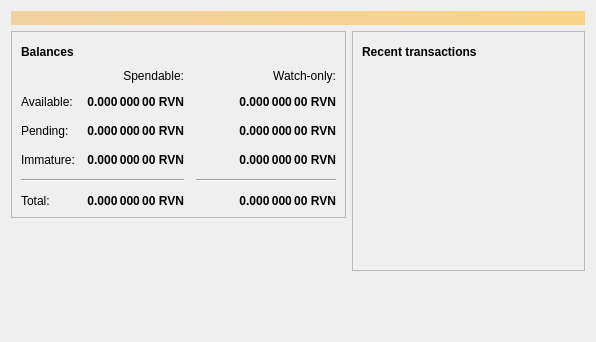
<?xml version="1.0" encoding="UTF-8"?>
<ui version="4.0">
 <class>OverviewPage</class>
 <widget class="QWidget" name="OverviewPage">
  <property name="geometry">
   <rect>
    <x>0</x>
    <y>0</y>
    <width>596</width>
    <height>342</height>
   </rect>
  </property>
  <property name="windowTitle">
   <string>Form</string>
  </property>
  <layout class="QVBoxLayout" name="topLayout">
   <item>
    <widget class="QLabel" name="labelAlerts">
     <property name="visible">
      <bool>false</bool>
     </property>
     <property name="styleSheet">
      <string notr="true">QLabel { background-color: qlineargradient(x1: 0, y1: 0, x2: 1, y2: 0, stop:0 #F0D0A0, stop:1 #F8D488); color:#000000; }</string>
     </property>
     <property name="wordWrap">
      <bool>true</bool>
     </property>
     <property name="margin">
      <number>3</number>
     </property>
     <property name="textInteractionFlags">
      <set>Qt::TextSelectableByMouse</set>
     </property>
    </widget>
   </item>
   <item>
    <layout class="QHBoxLayout" name="horizontalLayout" stretch="1,1">
     <item>
      <layout class="QVBoxLayout" name="verticalLayout_2">
       <item>
        <widget class="QFrame" name="frame">
         <property name="frameShape">
          <enum>QFrame::StyledPanel</enum>
         </property>
         <property name="frameShadow">
          <enum>QFrame::Raised</enum>
         </property>
         <layout class="QVBoxLayout" name="verticalLayout_4">
          <item>
           <layout class="QHBoxLayout" name="horizontalLayout_4">
            <item>
             <widget class="QLabel" name="label_5">
              <property name="font">
               <font>
                <weight>75</weight>
                <bold>true</bold>
               </font>
              </property>
              <property name="text">
               <string>Balances</string>
              </property>
             </widget>
            </item>
            <item>
             <widget class="QPushButton" name="labelWalletStatus">
              <property name="enabled">
               <bool>true</bool>
              </property>
              <property name="maximumSize">
               <size>
                <width>30</width>
                <height>16777215</height>
               </size>
              </property>
              <property name="toolTip">
               <string>The displayed information may be out of date. Your wallet automatically synchronizes with the Carrot network after a connection is established, but this process has not completed yet.</string>
              </property>
              <property name="text">
               <string/>
              </property>
              <property name="icon">
               <iconset resource="../carrot.qrc">
                <normaloff>:/icons/warning</normaloff>
                <disabledoff>:/icons/warning</disabledoff>:/icons/warning</iconset>
              </property>
              <property name="iconSize">
               <size>
                <width>24</width>
                <height>24</height>
               </size>
              </property>
              <property name="flat">
               <bool>true</bool>
              </property>
             </widget>
            </item>
            <item>
             <spacer name="horizontalSpacer_3">
              <property name="orientation">
               <enum>Qt::Horizontal</enum>
              </property>
              <property name="sizeHint" stdset="0">
               <size>
                <width>40</width>
                <height>20</height>
               </size>
              </property>
             </spacer>
            </item>
           </layout>
          </item>
          <item>
           <layout class="QGridLayout" name="gridLayout">
            <property name="spacing">
             <number>12</number>
            </property>
            <item row="2" column="2">
             <widget class="QLabel" name="labelWatchPending">
              <property name="font">
               <font>
                <weight>75</weight>
                <bold>true</bold>
               </font>
              </property>
              <property name="cursor">
               <cursorShape>IBeamCursor</cursorShape>
              </property>
              <property name="toolTip">
               <string>Unconfirmed transactions to watch-only addresses</string>
              </property>
              <property name="text">
               <string notr="true">0.000 000 00 RVN</string>
              </property>
              <property name="alignment">
               <set>Qt::AlignRight|Qt::AlignTrailing|Qt::AlignVCenter</set>
              </property>
              <property name="textInteractionFlags">
               <set>Qt::LinksAccessibleByMouse|Qt::TextSelectableByKeyboard|Qt::TextSelectableByMouse</set>
              </property>
             </widget>
            </item>
            <item row="2" column="1">
             <widget class="QLabel" name="labelUnconfirmed">
              <property name="font">
               <font>
                <weight>75</weight>
                <bold>true</bold>
               </font>
              </property>
              <property name="cursor">
               <cursorShape>IBeamCursor</cursorShape>
              </property>
              <property name="toolTip">
               <string>Total of transactions that have yet to be confirmed, and do not yet count toward the spendable balance</string>
              </property>
              <property name="text">
               <string notr="true">0.000 000 00 RVN</string>
              </property>
              <property name="alignment">
               <set>Qt::AlignRight|Qt::AlignTrailing|Qt::AlignVCenter</set>
              </property>
              <property name="textInteractionFlags">
               <set>Qt::LinksAccessibleByMouse|Qt::TextSelectableByKeyboard|Qt::TextSelectableByMouse</set>
              </property>
             </widget>
            </item>
            <item row="3" column="2">
             <widget class="QLabel" name="labelWatchImmature">
              <property name="font">
               <font>
                <weight>75</weight>
                <bold>true</bold>
               </font>
              </property>
              <property name="cursor">
               <cursorShape>IBeamCursor</cursorShape>
              </property>
              <property name="toolTip">
               <string>Mined balance in watch-only addresses that has not yet matured</string>
              </property>
              <property name="text">
               <string notr="true">0.000 000 00 RVN</string>
              </property>
              <property name="alignment">
               <set>Qt::AlignRight|Qt::AlignTrailing|Qt::AlignVCenter</set>
              </property>
              <property name="textInteractionFlags">
               <set>Qt::LinksAccessibleByMouse|Qt::TextSelectableByKeyboard|Qt::TextSelectableByMouse</set>
              </property>
             </widget>
            </item>
            <item row="4" column="0" colspan="2">
             <widget class="Line" name="line">
              <property name="orientation">
               <enum>Qt::Horizontal</enum>
              </property>
             </widget>
            </item>
            <item row="4" column="2">
             <widget class="Line" name="lineWatchBalance">
              <property name="sizePolicy">
               <sizepolicy hsizetype="Preferred" vsizetype="Fixed">
                <horstretch>0</horstretch>
                <verstretch>0</verstretch>
               </sizepolicy>
              </property>
              <property name="minimumSize">
               <size>
                <width>140</width>
                <height>0</height>
               </size>
              </property>
              <property name="orientation">
               <enum>Qt::Horizontal</enum>
              </property>
             </widget>
            </item>
            <item row="5" column="0">
             <widget class="QLabel" name="labelTotalText">
              <property name="text">
               <string>Total:</string>
              </property>
             </widget>
            </item>
            <item row="3" column="1">
             <widget class="QLabel" name="labelImmature">
              <property name="font">
               <font>
                <weight>75</weight>
                <bold>true</bold>
               </font>
              </property>
              <property name="cursor">
               <cursorShape>IBeamCursor</cursorShape>
              </property>
              <property name="toolTip">
               <string>Mined balance that has not yet matured</string>
              </property>
              <property name="text">
               <string notr="true">0.000 000 00 RVN</string>
              </property>
              <property name="alignment">
               <set>Qt::AlignRight|Qt::AlignTrailing|Qt::AlignVCenter</set>
              </property>
              <property name="textInteractionFlags">
               <set>Qt::LinksAccessibleByMouse|Qt::TextSelectableByKeyboard|Qt::TextSelectableByMouse</set>
              </property>
             </widget>
            </item>
            <item row="2" column="3">
             <spacer name="horizontalSpacer_2">
              <property name="orientation">
               <enum>Qt::Horizontal</enum>
              </property>
              <property name="sizeHint" stdset="0">
               <size>
                <width>40</width>
                <height>20</height>
               </size>
              </property>
             </spacer>
            </item>
            <item row="3" column="0">
             <widget class="QLabel" name="labelImmatureText">
              <property name="text">
               <string>Immature:</string>
              </property>
             </widget>
            </item>
            <item row="5" column="1">
             <widget class="QLabel" name="labelTotal">
              <property name="font">
               <font>
                <weight>75</weight>
                <bold>true</bold>
               </font>
              </property>
              <property name="cursor">
               <cursorShape>IBeamCursor</cursorShape>
              </property>
              <property name="toolTip">
               <string>Your current total balance</string>
              </property>
              <property name="text">
               <string notr="true">0.000 000 00 RVN</string>
              </property>
              <property name="alignment">
               <set>Qt::AlignRight|Qt::AlignTrailing|Qt::AlignVCenter</set>
              </property>
              <property name="textInteractionFlags">
               <set>Qt::LinksAccessibleByMouse|Qt::TextSelectableByKeyboard|Qt::TextSelectableByMouse</set>
              </property>
             </widget>
            </item>
            <item row="5" column="2">
             <widget class="QLabel" name="labelWatchTotal">
              <property name="font">
               <font>
                <weight>75</weight>
                <bold>true</bold>
               </font>
              </property>
              <property name="cursor">
               <cursorShape>IBeamCursor</cursorShape>
              </property>
              <property name="toolTip">
               <string>Current total balance in watch-only addresses</string>
              </property>
              <property name="text">
               <string notr="true">0.000 000 00 RVN</string>
              </property>
              <property name="alignment">
               <set>Qt::AlignRight|Qt::AlignTrailing|Qt::AlignVCenter</set>
              </property>
              <property name="textInteractionFlags">
               <set>Qt::LinksAccessibleByMouse|Qt::TextSelectableByKeyboard|Qt::TextSelectableByMouse</set>
              </property>
             </widget>
            </item>
            <item row="0" column="2">
             <widget class="QLabel" name="labelWatchonly">
              <property name="text">
               <string>Watch-only:</string>
              </property>
              <property name="alignment">
               <set>Qt::AlignRight|Qt::AlignTrailing|Qt::AlignVCenter</set>
              </property>
             </widget>
            </item>
            <item row="1" column="0">
             <widget class="QLabel" name="labelBalanceText">
              <property name="text">
               <string>Available:</string>
              </property>
             </widget>
            </item>
            <item row="1" column="1">
             <widget class="QLabel" name="labelBalance">
              <property name="font">
               <font>
                <weight>75</weight>
                <bold>true</bold>
               </font>
              </property>
              <property name="cursor">
               <cursorShape>IBeamCursor</cursorShape>
              </property>
              <property name="toolTip">
               <string>Your current spendable balance</string>
              </property>
              <property name="text">
               <string notr="true">0.000 000 00 RVN</string>
              </property>
              <property name="alignment">
               <set>Qt::AlignRight|Qt::AlignTrailing|Qt::AlignVCenter</set>
              </property>
              <property name="textInteractionFlags">
               <set>Qt::LinksAccessibleByMouse|Qt::TextSelectableByKeyboard|Qt::TextSelectableByMouse</set>
              </property>
             </widget>
            </item>
            <item row="1" column="2">
             <widget class="QLabel" name="labelWatchAvailable">
              <property name="font">
               <font>
                <weight>75</weight>
                <bold>true</bold>
               </font>
              </property>
              <property name="cursor">
               <cursorShape>IBeamCursor</cursorShape>
              </property>
              <property name="toolTip">
               <string>Your current balance in watch-only addresses</string>
              </property>
              <property name="text">
               <string notr="true">0.000 000 00 RVN</string>
              </property>
              <property name="alignment">
               <set>Qt::AlignRight|Qt::AlignTrailing|Qt::AlignVCenter</set>
              </property>
              <property name="textInteractionFlags">
               <set>Qt::LinksAccessibleByMouse|Qt::TextSelectableByKeyboard|Qt::TextSelectableByMouse</set>
              </property>
             </widget>
            </item>
            <item row="2" column="0">
             <widget class="QLabel" name="labelPendingText">
              <property name="text">
               <string>Pending:</string>
              </property>
             </widget>
            </item>
            <item row="0" column="1">
             <widget class="QLabel" name="labelSpendable">
              <property name="text">
               <string>Spendable:</string>
              </property>
              <property name="alignment">
               <set>Qt::AlignRight|Qt::AlignTrailing|Qt::AlignVCenter</set>
              </property>
             </widget>
            </item>
           </layout>
          </item>
         </layout>
        </widget>
       </item>
       <item>
        <spacer name="verticalSpacer">
         <property name="orientation">
          <enum>Qt::Vertical</enum>
         </property>
         <property name="sizeHint" stdset="0">
          <size>
           <width>20</width>
           <height>40</height>
          </size>
         </property>
        </spacer>
       </item>
      </layout>
     </item>
     <item>
      <layout class="QVBoxLayout" name="verticalLayout_3">
       <item>
        <widget class="QFrame" name="frame_2">
         <property name="frameShape">
          <enum>QFrame::StyledPanel</enum>
         </property>
         <property name="frameShadow">
          <enum>QFrame::Raised</enum>
         </property>
         <layout class="QVBoxLayout" name="verticalLayout">
          <item>
           <layout class="QHBoxLayout" name="horizontalLayout_2">
            <item>
             <widget class="QLabel" name="label_4">
              <property name="font">
               <font>
                <weight>75</weight>
                <bold>true</bold>
               </font>
              </property>
              <property name="text">
               <string>Recent transactions</string>
              </property>
             </widget>
            </item>
            <item>
             <widget class="QPushButton" name="labelTransactionsStatus">
              <property name="enabled">
               <bool>true</bool>
              </property>
              <property name="maximumSize">
               <size>
                <width>30</width>
                <height>16777215</height>
               </size>
              </property>
              <property name="toolTip">
               <string>The displayed information may be out of date. Your wallet automatically synchronizes with the Carrot network after a connection is established, but this process has not completed yet.</string>
              </property>
              <property name="text">
               <string/>
              </property>
              <property name="icon">
               <iconset resource="../carrot.qrc">
                <normaloff>:/icons/warning</normaloff>
                <disabledoff>:/icons/warning</disabledoff>:/icons/warning</iconset>
              </property>
              <property name="iconSize">
               <size>
                <width>24</width>
                <height>24</height>
               </size>
              </property>
              <property name="flat">
               <bool>true</bool>
              </property>
             </widget>
            </item>
            <item>
             <spacer name="horizontalSpacer">
              <property name="orientation">
               <enum>Qt::Horizontal</enum>
              </property>
              <property name="sizeHint" stdset="0">
               <size>
                <width>40</width>
                <height>20</height>
               </size>
              </property>
             </spacer>
            </item>
           </layout>
          </item>
          <item>
           <widget class="QListView" name="listTransactions">
            <property name="styleSheet">
             <string notr="true">QListView { background: transparent; }</string>
            </property>
            <property name="frameShape">
             <enum>QFrame::NoFrame</enum>
            </property>
            <property name="verticalScrollBarPolicy">
             <enum>Qt::ScrollBarAlwaysOff</enum>
            </property>
            <property name="horizontalScrollBarPolicy">
             <enum>Qt::ScrollBarAlwaysOff</enum>
            </property>
            <property name="selectionMode">
             <enum>QAbstractItemView::NoSelection</enum>
            </property>
           </widget>
          </item>
         </layout>
        </widget>
       </item>
       <item>
        <spacer name="verticalSpacer_2">
         <property name="orientation">
          <enum>Qt::Vertical</enum>
         </property>
         <property name="sizeHint" stdset="0">
          <size>
           <width>20</width>
           <height>40</height>
          </size>
         </property>
        </spacer>
       </item>
      </layout>
     </item>
    </layout>
   </item>
  </layout>
 </widget>
 <resources/>
 <connections/>
</ui>
